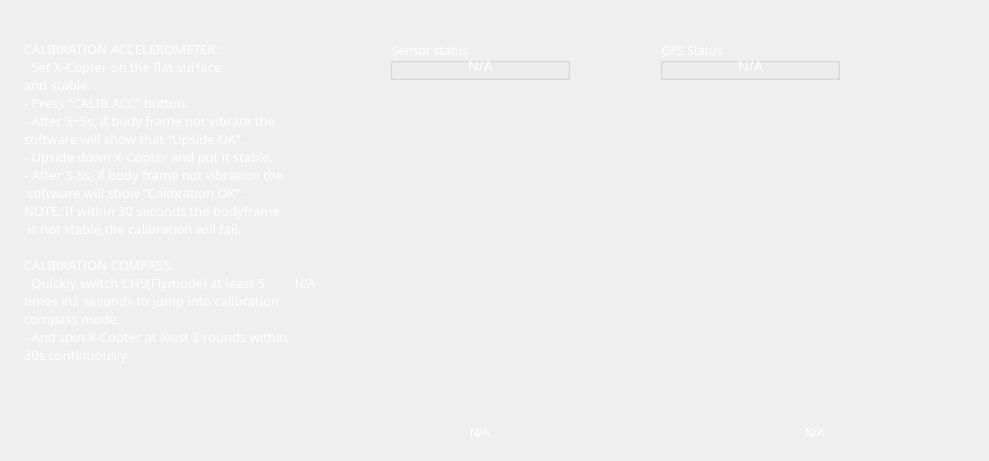
   <widget class="QWidget" name="tabSensor">
    <attribute name="title">
     <string>SENSOR</string>
    </attribute>
    <widget class="QLabel" name="labelDes">
     <property name="geometry">
      <rect>
       <x>20</x>
       <y>20</y>
       <width>960</width>
       <height>432</height>
      </rect>
     </property>
     <property name="styleSheet">
      <string notr="true"> QLabel {
       
     background-image: url(images/sensor/sensorx3.png);
 }</string>
     </property>
     <property name="text">
      <string/>
     </property>
    </widget>
    <widget class="QLabel" name="lbRollSensorBg">
     <property name="geometry">
      <rect>
       <x>330</x>
       <y>140</y>
       <width>298</width>
       <height>288</height>
      </rect>
     </property>
     <property name="styleSheet">
      <string notr="true"> QLabel {
       
     background-image: url(images/sensor/bgroll.png);
 }</string>
     </property>
     <property name="text">
      <string/>
     </property>
    </widget>
    <widget class="QLabel" name="lbYawSensorBg">
     <property name="geometry">
      <rect>
       <x>668</x>
       <y>140</y>
       <width>298</width>
       <height>288</height>
      </rect>
     </property>
     <property name="styleSheet">
      <string notr="true"> QLabel {    
     background-image: url(images/sensor/bgyaw.png);
 }</string>
     </property>
     <property name="text">
      <string/>
     </property>
    </widget>
    <widget class="QPushButton" name="btnCalibAcc">
     <property name="geometry">
      <rect>
       <x>286</x>
       <y>420</y>
       <width>100</width>
       <height>30</height>
      </rect>
     </property>
     <property name="font">
      <font>
       <family>UTM Avo</family>
       <pointsize>-1</pointsize>
       <weight>50</weight>
       <bold>false</bold>
      </font>
     </property>
     <property name="styleSheet">
      <string notr="true">QPushButton {
    font-size:13px;
	font-weight:normal;
    background-color:transparent;
	color:#efefef;
    border:1px solid #efefef;
	padding-bottom:3px;
	font-family:UTM Avo;
}

QPushButton::hover {
    background-color:#16a085;
}

QPushButton::pressed {
    background-color:#2ecc71;
}</string>
     </property>
     <property name="text">
      <string>CALIB ACC</string>
     </property>
    </widget>
    <widget class="QLabel" name="lbAngleRollVal">
     <property name="geometry">
      <rect>
       <x>295</x>
       <y>276</y>
       <width>51</width>
       <height>16</height>
      </rect>
     </property>
     <property name="styleSheet">
      <string notr="true">QLabel{color: white; }</string>
     </property>
     <property name="text">
      <string>N/A</string>
     </property>
    </widget>
    <widget class="QLabel" name="lbAnglePitchVal">
     <property name="geometry">
      <rect>
       <x>470</x>
       <y>425</y>
       <width>51</width>
       <height>16</height>
      </rect>
     </property>
     <property name="styleSheet">
      <string notr="true">QLabel{color: white; }</string>
     </property>
     <property name="text">
      <string>N/A</string>
     </property>
    </widget>
    <widget class="QLabel" name="lbAngleYawVal">
     <property name="geometry">
      <rect>
       <x>805</x>
       <y>425</y>
       <width>51</width>
       <height>16</height>
      </rect>
     </property>
     <property name="styleSheet">
      <string notr="true">QLabel{color: white; }</string>
     </property>
     <property name="text">
      <string>N/A</string>
     </property>
    </widget>
    <widget class="QTextBrowser" name="txtBDesCalib">
     <property name="geometry">
      <rect>
       <x>20</x>
       <y>20</y>
       <width>314</width>
       <height>432</height>
      </rect>
     </property>
     <property name="acceptDrops">
      <bool>true</bool>
     </property>
     <property name="styleSheet">
      <string notr="true">QTextBrowser{
background-color:transparent;
font-family:UTM-Avo;
font-size:8;
color : white;
}</string>
     </property>
     <property name="frameShape">
      <enum>QFrame::NoFrame</enum>
     </property>
     <property name="html">
      <string>&lt;!DOCTYPE HTML PUBLIC &quot;-//W3C//DTD HTML 4.0//EN&quot; &quot;http://www.w3.org/TR/REC-html40/strict.dtd&quot;&gt;
&lt;html&gt;&lt;head&gt;&lt;meta name=&quot;qrichtext&quot; content=&quot;1&quot; /&gt;&lt;style type=&quot;text/css&quot;&gt;
p, li { white-space: pre-wrap; }
&lt;/style&gt;&lt;/head&gt;&lt;body style=&quot; font-family:'UTM-Avo'; font-size:8.25pt; font-weight:400; font-style:normal;&quot;&gt;
&lt;p style=&quot;-qt-paragraph-type:empty; margin-top:0px; margin-bottom:0px; margin-left:0px; margin-right:0px; -qt-block-indent:0; text-indent:0px; font-size:8pt;&quot;&gt;&lt;br /&gt;&lt;/p&gt;
&lt;p style=&quot; margin-top:0px; margin-bottom:0px; margin-left:0px; margin-right:0px; -qt-block-indent:0; text-indent:0px;&quot;&gt;&lt;span style=&quot; font-size:10pt;&quot;&gt;CALIBRATION ACCELEROMETER:&lt;/span&gt;&lt;/p&gt;
&lt;p style=&quot; margin-top:0px; margin-bottom:0px; margin-left:0px; margin-right:0px; -qt-block-indent:0; text-indent:0px;&quot;&gt;&lt;span style=&quot; font-size:10pt;&quot;&gt;- Set X-Copter on the flat surface&lt;/span&gt;&lt;/p&gt;
&lt;p style=&quot; margin-top:0px; margin-bottom:0px; margin-left:0px; margin-right:0px; -qt-block-indent:0; text-indent:0px;&quot;&gt;&lt;span style=&quot; font-size:10pt;&quot;&gt;and stable.&lt;/span&gt;&lt;/p&gt;
&lt;p style=&quot; margin-top:0px; margin-bottom:0px; margin-left:0px; margin-right:0px; -qt-block-indent:0; text-indent:0px;&quot;&gt;&lt;span style=&quot; font-size:10pt;&quot;&gt;- Press “CALIB ACC” button.&lt;/span&gt;&lt;/p&gt;
&lt;p style=&quot; margin-top:0px; margin-bottom:0px; margin-left:0px; margin-right:0px; -qt-block-indent:0; text-indent:0px;&quot;&gt;&lt;span style=&quot; font-size:10pt;&quot;&gt;- After 3~5s, if body frame not vibrate the &lt;/span&gt;&lt;/p&gt;
&lt;p style=&quot; margin-top:0px; margin-bottom:0px; margin-left:0px; margin-right:0px; -qt-block-indent:0; text-indent:0px;&quot;&gt;&lt;span style=&quot; font-size:10pt;&quot;&gt;software will show that “Upside OK”.&lt;/span&gt;&lt;/p&gt;
&lt;p style=&quot; margin-top:0px; margin-bottom:0px; margin-left:0px; margin-right:0px; -qt-block-indent:0; text-indent:0px;&quot;&gt;&lt;span style=&quot; font-size:10pt;&quot;&gt;- Upside down X-Copter and put it stable.&lt;/span&gt;&lt;/p&gt;
&lt;p style=&quot; margin-top:0px; margin-bottom:0px; margin-left:0px; margin-right:0px; -qt-block-indent:0; text-indent:0px;&quot;&gt;&lt;span style=&quot; font-size:10pt;&quot;&gt;- After 3-5s, if body frame not vibration the&lt;/span&gt;&lt;/p&gt;
&lt;p style=&quot; margin-top:0px; margin-bottom:0px; margin-left:0px; margin-right:0px; -qt-block-indent:0; text-indent:0px;&quot;&gt;&lt;span style=&quot; font-size:10pt;&quot;&gt; software will show “Calibration OK”.&lt;/span&gt;&lt;/p&gt;
&lt;p style=&quot; margin-top:0px; margin-bottom:0px; margin-left:0px; margin-right:0px; -qt-block-indent:0; text-indent:0px;&quot;&gt;&lt;span style=&quot; font-size:10pt;&quot;&gt;NOTE: If within 30 seconds,the bodyframe&lt;/span&gt;&lt;/p&gt;
&lt;p style=&quot; margin-top:0px; margin-bottom:0px; margin-left:0px; margin-right:0px; -qt-block-indent:0; text-indent:0px;&quot;&gt;&lt;span style=&quot; font-size:10pt;&quot;&gt; is not stable,the calibration will fail.&lt;/span&gt;&lt;/p&gt;
&lt;p style=&quot;-qt-paragraph-type:empty; margin-top:0px; margin-bottom:0px; margin-left:0px; margin-right:0px; -qt-block-indent:0; text-indent:0px; font-size:10pt;&quot;&gt;&lt;br /&gt;&lt;/p&gt;
&lt;p style=&quot; margin-top:0px; margin-bottom:0px; margin-left:0px; margin-right:0px; -qt-block-indent:0; text-indent:0px;&quot;&gt;&lt;span style=&quot; font-size:10pt;&quot;&gt;CALIBRATION COMPASS:&lt;/span&gt;&lt;/p&gt;
&lt;p style=&quot; margin-top:0px; margin-bottom:0px; margin-left:0px; margin-right:0px; -qt-block-indent:0; text-indent:0px;&quot;&gt;&lt;span style=&quot; font-size:10pt;&quot;&gt;- Quickly switch CH5(Flymode) at least 5 &lt;/span&gt;&lt;/p&gt;
&lt;p style=&quot; margin-top:0px; margin-bottom:0px; margin-left:0px; margin-right:0px; -qt-block-indent:0; text-indent:0px;&quot;&gt;&lt;span style=&quot; font-size:10pt;&quot;&gt;times in2 seconds to jump into calibration&lt;/span&gt;&lt;/p&gt;
&lt;p style=&quot; margin-top:0px; margin-bottom:0px; margin-left:0px; margin-right:0px; -qt-block-indent:0; text-indent:0px;&quot;&gt;&lt;span style=&quot; font-size:10pt;&quot;&gt;compass mode.&lt;/span&gt;&lt;/p&gt;
&lt;p style=&quot; margin-top:0px; margin-bottom:0px; margin-left:0px; margin-right:0px; -qt-block-indent:0; text-indent:0px;&quot;&gt;&lt;span style=&quot; font-size:10pt;&quot;&gt;- And spin X-Copter at least 2 rounds within&lt;/span&gt;&lt;/p&gt;
&lt;p style=&quot; margin-top:0px; margin-bottom:0px; margin-left:0px; margin-right:0px; -qt-block-indent:0; text-indent:0px;&quot;&gt;&lt;span style=&quot; font-size:10pt;&quot;&gt;30s continuously.&lt;/span&gt;&lt;/p&gt;&lt;/body&gt;&lt;/html&gt;</string>
     </property>
     <property name="acceptRichText">
      <bool>false</bool>
     </property>
    </widget>
    <widget class="QLabel" name="lbCalibAccStt">
     <property name="geometry">
      <rect>
       <x>410</x>
       <y>92</y>
       <width>201</width>
       <height>16</height>
      </rect>
     </property>
     <property name="styleSheet">
      <string notr="true">QLabel{
font-size:14px;
color: white; }</string>
     </property>
     <property name="text">
      <string/>
     </property>
    </widget>
    <widget class="QLabel" name="lbCalibMagStt">
     <property name="geometry">
      <rect>
       <x>680</x>
       <y>92</y>
       <width>241</width>
       <height>16</height>
      </rect>
     </property>
     <property name="styleSheet">
      <string notr="true">QLabel{color: white; 
font-size:14px;
}</string>
     </property>
     <property name="text">
      <string/>
     </property>
    </widget>
    <widget class="QGroupBox" name="groupBox_5">
     <property name="geometry">
      <rect>
       <x>390</x>
       <y>40</y>
       <width>180</width>
       <height>40</height>
      </rect>
     </property>
     <property name="styleSheet">
      <string notr="true">color:white;
font-family:UTM-Avo;
font-size:9;
</string>
     </property>
     <property name="title">
      <string>Sensor status</string>
     </property>
     <widget class="QLabel" name="lbSensorStatus">
      <property name="geometry">
       <rect>
        <x>10</x>
        <y>18</y>
        <width>161</width>
        <height>16</height>
       </rect>
      </property>
      <property name="styleSheet">
       <string notr="true">QLabel{
font-size:14px;
color: white; }</string>
      </property>
      <property name="text">
       <string>N/A</string>
      </property>
      <property name="textFormat">
       <enum>Qt::PlainText</enum>
      </property>
      <property name="alignment">
       <set>Qt::AlignCenter</set>
      </property>
     </widget>
    </widget>
    <widget class="QGroupBox" name="groupBox_6">
     <property name="geometry">
      <rect>
       <x>660</x>
       <y>40</y>
       <width>180</width>
       <height>40</height>
      </rect>
     </property>
     <property name="styleSheet">
      <string notr="true">color:white;
font-family:UTM-Avo;
font-size:8
</string>
     </property>
     <property name="title">
      <string>GPS Status</string>
     </property>
     <widget class="QLabel" name="lbGPSStatus">
      <property name="geometry">
       <rect>
        <x>10</x>
        <y>18</y>
        <width>161</width>
        <height>16</height>
       </rect>
      </property>
      <property name="styleSheet">
       <string notr="true">QLabel{
font-size:14px;
color: white; }</string>
      </property>
      <property name="text">
       <string>N/A</string>
      </property>
      <property name="alignment">
       <set>Qt::AlignCenter</set>
      </property>
     </widget>
    </widget>
   </widget>
